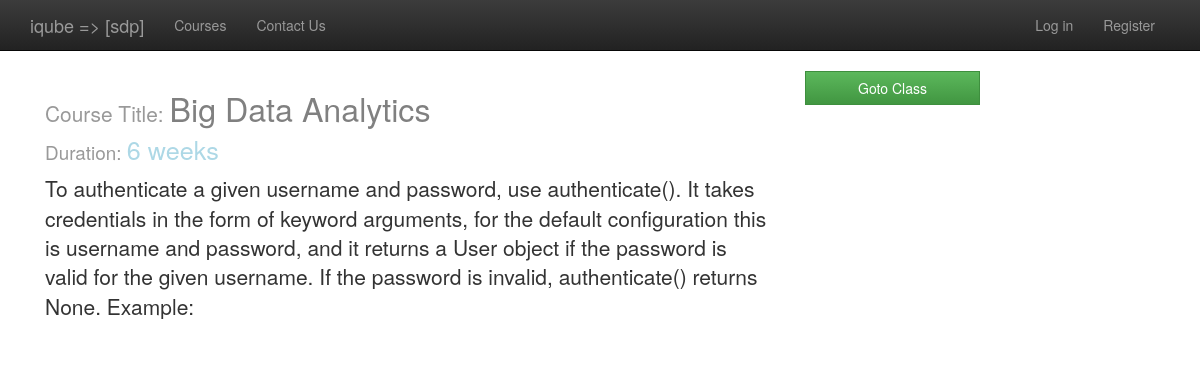
Screenshot of /courses/2 with the database file from the repository.
### operations/models.py (models this page shows, shortened)
class Course(models.Model):
    name = models.CharField(max_length= 100)
    desc = models.TextField()
    link = models.CharField(max_length= 200)
    testimonial = models.CharField(max_length= 200)
    active = models.BooleanField()
    created_on = models.DateTimeField(auto_now_add=True)
    slug = models.SlugField(unique=True)
    class Meta:
        verbose_name_plural = "Courses"

### courses/views.py (the view)
# urls.py: url(r'^(?P<course_id>\d+)$',courses.views.details, name='course_detail'),
def details(request, course_id):
    context = {
       'course': Course.objects.get(pk=course_id)
    }
    template_path = "courses/details.djhtml"
    return render(request, template_path, context)

### courses/templates/courses/details.djhtml
{% extends 'base.djhtml' %}
{% block content %}
{% if course %}
<div class="container">
	<div class="col-md-8 col-sm-12">
		<h3 style="font-size: 2.3em; color: grey "><small>Course Title: </small>{{course.name}}</h3>
		<h4 style="font-size: 1.8em; color: lightblue "><small>Duration: </small>6 weeks</h3>
        <p class="lead">{{course.desc}}</p>
    </div>
	<div class="col-md-4 col-sm-12">
		{% if user %}
		  {% if user_has_joined_class %}
		      <a href="/courses/{{course.id}}/register" class="btn btn-default btn-success col-md-6 col-sm-6">Goto Class</a>
		  {% else %}
		      <a href="/courses/{{course.id}}/register" class="btn btn-default btn-success col-md-6 col-sm-6">Goto Class</a>
		  {% endif %}
		{% else %}
	        <a href="/courses/{{course.id}}/register" class="btn btn-default btn-success col-md-6 col-sm-6">register</a>
		{% endif %}
	</div>
</div>
{% else %}
Error Between Keyboard and Chair!!!
{% endif %}
{% endblock %}

### rows the page displays
Course: name "Big Data Analytics", desc "To authenticate a given username and password, use authenticate(). It takes credentials in the form of keyword arguments, for the default configuration this is username and password, and it returns a User object if the password is valid for the given username. If the password is invalid, authenticate() returns None. Example:"
